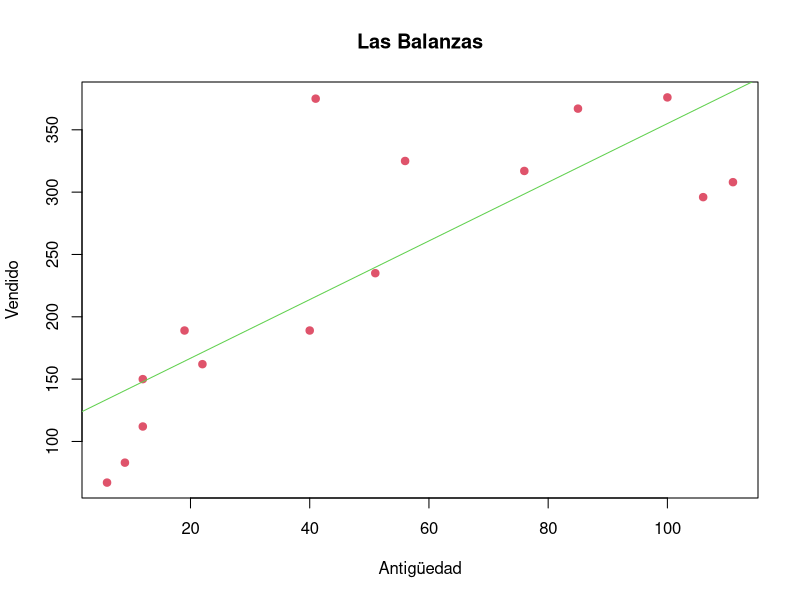
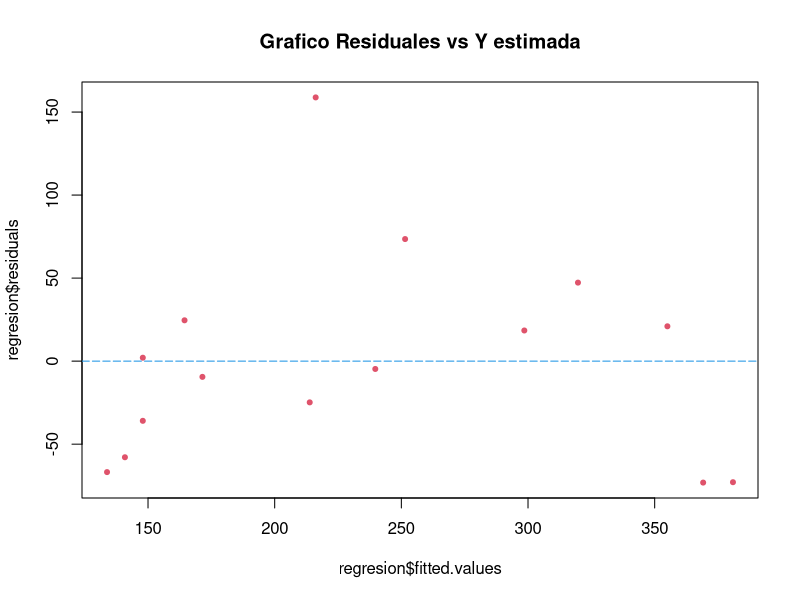
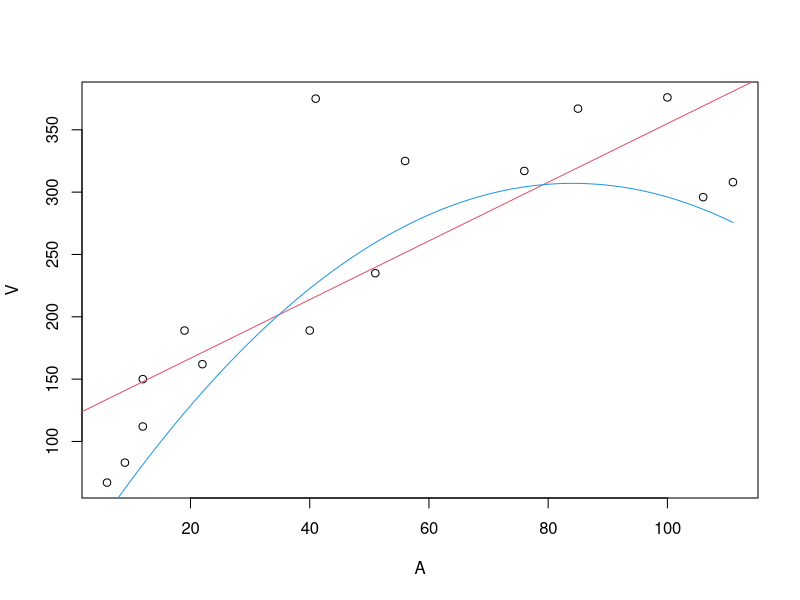

Source code (R) for these figures, in order:
## ---- chunk 1
knitr::opts_chunk$set(echo = TRUE)
## ---- chunk 2
A = c(41, 106, 76, 100, 22, 12, 85, 111, 40, 51, 9, 12, 6, 56, 19)
V = c(375, 296, 317, 376, 162, 150, 367, 308, 189, 235, 83, 112, 67, 325, 189)
plot(A, V, pch = 19, col = 2, main ="Las Balanzas", ylab = "Vendido", xlab = "Antigüedad")
abline(lm(V~A), col = 3)
## ---- chunk 3
regresion = lm(V ~ A)
cat("V =", regresion$coefficients[1], "+", regresion$coefficients[2], "A")
## ---- chunk 4
summary(regresion)
## ---- chunk 5
alfa = 0.05
P = t.test(regresion$residuals)
cat("El valor p = ", P$p.value)
## ---- chunk 6
shapiro.test(regresion$residuals)
## ---- chunk 7
library(nortest)
ad.test(regresion$residuals)
## ---- chunk 8
plot(regresion$fitted.values, regresion$residuals, pch = 20, col = 2, main = "Grafico Residuales vs Y estimada")
abline(h = 0, lty = 5, col = 4)
## ---- chunk 9
library(lmtest)
bptest(V~A)
## ---- chunk 10
z1 = A
z2 = A^2
regresion2 = lm(V ~ z1 + z2)
cat("El modelo es: V =", regresion2$coefficients[1], "+", regresion2$coefficients[2], "A + ", regresion2$coefficients[3], "A^2")
summary(regresion2)
## ---- chunk 11
plot(A, V)
x = seq(min(A), max(A), .1)
y = 7.301555*x +  -0.04340591*x^2
abline(regresion, col = 2)
lines(x,y, col = 4)
